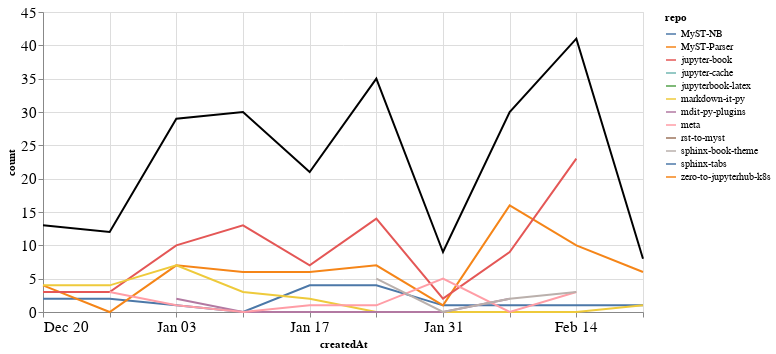

Write notebook code for a chart like this one.
### Markdown cell above
### Comments

### Code cell
comments_time = comments.groupby('repo').resample('W', on='createdAt').count()['author'].reset_index()
comments_time = comments_time.rename(columns={'author': 'count'})
comments_time_total = comments_time.groupby('createdAt').agg({"count": "sum"}).reset_index()
ch1 = alt.Chart(comments_time, width=600).mark_line().encode(
    x='createdAt',
    y='count',
    color='repo',
    tooltip="repo"
)

ch2 = alt.Chart(comments_time_total, width=600).mark_line(color="black").encode(
    x='createdAt',
    y='count',
)

ch1 + ch2

### Figure 1 — Vega-Lite specification as saved in the notebook (floating-point values rounded to 4 significant figures)
{"config": {"axisLeft": {"labelFontSize": 15}, "axisBottom": {"labelFontSize": 15}}, "layer": [{"data": {"name": "data-cbcfe7dc19392f9bc09561c419c931d3"}, "mark": "line", "encoding": {"color": {"type": "nominal", "field": "repo"}, "tooltip": {"type": "nominal", "field": "repo"}, "x": {"type": "temporal", "field": "createdAt"}, "y": {"type": "quantitative", "field": "count"}}, "width": 600}, {"data": {"name": "data-b4a5941f38af8f2900c37b54179b4af7"}, "mark": {"type": "line", "color": "black"}, "encoding": {"x": {"type": "temporal", "field": "createdAt"}, "y": {"type": "quantitative", "field": "count"}}, "width": 600}], "$schema": "https://vega.github.io/schema/vega-lite/v4.8.1.json", "datasets": {"data-cbcfe7dc19392f9bc09561c419c931d3": [{"repo": "MyST-NB", "createdAt": "2020-12-20T00:00:00", "count": 2}, {"repo": "MyST-NB", "createdAt": "2020-12-27T00:00:00", "count": 2}, {"repo": "MyST-NB", "createdAt": "2021-01-03T00:00:00", "count": 1}, {"repo": "MyST-NB", "createdAt": "2021-01-10T00:00:00", "count": 0}, {"repo": "MyST-NB", "createdAt": "2021-01-17T00:00:00", "count": 4}, {"repo": "MyST-NB", "createdAt": "2021-01-24T00:00:00", "count": 4}, {"repo": "MyST-NB", "createdAt": "2021-01-31T00:00:00", "count": 1}, {"repo": "MyST-NB", "createdAt": "2021-02-07T00:00:00", "count": 1}, {"repo": "MyST-NB", "createdAt": "2021-02-14T00:00:00", "count": 1}, {"repo": "MyST-NB", "createdAt": "2021-02-21T00:00:00", "count": 1}, {"repo": "MyST-Parser", "createdAt": "2020-12-20T00:00:00", "count": 4}, {"repo": "MyST-Parser", "createdAt": "2020-12-27T00:00:00", "count": 0}, {"repo": "MyST-Parser", "createdAt": "2021-01-03T00:00:00", "count": 7}, {"repo": "MyST-Parser", "createdAt": "2021-01-10T00:00:00", "count": 6}, {"repo": "MyST-Parser", "createdAt": "2021-01-17T00:00:00", "count": 6}, {"repo": "MyST-Parser", "createdAt": "2021-01-24T00:00:00", "count": 7}, {"repo": "MyST-Parser", "createdAt": "2021-01-31T00:00:00", "count": 1}, {"repo": "MyST-Parser", "createdAt": "2021-02-07T00:00:00", "count": 16}, {"repo": "MyST-Parser", "createdAt": "2021-02-14T00:00:00", "count": 10}, {"repo": "MyST-Parser", "createdAt": "2021-02-21T00:00:00", "count": 6}, {"repo": "jupyter-book", "createdAt": "2020-12-20T00:00:00", "count": 3}, {"repo": "jupyter-book", "createdAt": "2020-12-27T00:00:00", "count": 3}, {"repo": "jupyter-book", "createdAt": "2021-01-03T00:00:00", "count": 10}, {"repo": "jupyter-book", "createdAt": "2021-01-10T00:00:00", "count": 13}, {"repo": "jupyter-book", "createdAt": "2021-01-17T00:00:00", "count": 7}, {"repo": "jupyter-book", "createdAt": "2021-01-24T00:00:00", "count": 14}, {"repo": "jupyter-book", "createdAt": "2021-01-31T00:00:00", "count": 2}, {"repo": "jupyter-book", "createdAt": "2021-02-07T00:00:00", "count": 9}, {"repo": "jupyter-book", "createdAt": "2021-02-14T00:00:00", "count": 23}, {"repo": "jupyter-cache", "createdAt": "2021-01-17T00:00:00", "count": 1}, {"repo": "jupyterbook-latex", "createdAt": "2021-02-14T00:00:00", "count": 1}, {"repo": "markdown-it-py", "createdAt": "2020-12-20T00:00:00", "count": 4}, {"repo": "markdown-it-py", "createdAt": "2020-12-27T00:00:00", "count": 4}, {"repo": "markdown-it-py", "createdAt": "2021-01-03T00:00:00", "count": 7}, {"repo": "markdown-it-py", "createdAt": "2021-01-10T00:00:00", "count": 3}, {"repo": "markdown-it-py", "createdAt": "2021-01-17T00:00:00", "count": 2}, {"repo": "markdown-it-py", "createdAt": "2021-01-24T00:00:00", "count": 0}, {"repo": "markdown-it-py", "createdAt": "2021-01-31T00:00:00", "count": 0}, {"repo": "markdown-it-py", "createdAt": "2021-02-07T00:00:00", "count": 0}, {"repo": "markdown-it-py", "createdAt": "2021-02-14T00:00:00", "count": 0}, {"repo": "markdown-it-py", "createdAt": "2021-02-21T00:00:00", "count": 1}, {"repo": "mdit-py-plugins", "createdAt": "2021-01-03T00:00:00", "count": 2}, {"repo": "mdit-py-plugins", "createdAt": "2021-01-10T00:00:00", "count": 0}, {"repo": "mdit-py-plugins", "createdAt": "2021-01-17T00:00:00", "count": 0}, {"repo": "mdit-py-plugins", "createdAt": "2021-01-24T00:00:00", "count": 0}, {"repo": "mdit-py-plugins", "createdAt": "2021-01-31T00:00:00", "count": 0}, {"repo": "mdit-py-plugins", "createdAt": "2021-02-07T00:00:00", "count": 2}, {"repo": "meta", "createdAt": "2020-12-27T00:00:00", "count": 3}, {"repo": "meta", "createdAt": "2021-01-03T00:00:00", "count": 1}, {"repo": "meta", "createdAt": "2021-01-10T00:00:00", "count": 0}, {"repo": "meta", "createdAt": "2021-01-17T00:00:00", "count": 1}, {"repo": "meta", "createdAt": "2021-01-24T00:00:00", "count": 1}, {"repo": "meta", "createdAt": "2021-01-31T00:00:00", "count": 5}, {"repo": "meta", "createdAt": "2021-02-07T00:00:00", "count": 0}, {"repo": "meta", "createdAt": "2021-02-14T00:00:00", "count": 3}, {"repo": "rst-to-myst", "createdAt": "2021-01-10T00:00:00", "count": 8}, {"repo": "sphinx-book-theme", "createdAt": "2021-01-24T00:00:00", "count": 5}, {"repo": "sphinx-book-theme", "createdAt": "2021-01-31T00:00:00", "count": 0}, {"repo": "sphinx-book-theme", "createdAt": "2021-02-07T00:00:00", "count": 2}, {"repo": "sphinx-book-theme", "createdAt": "2021-02-14T00:00:00", "count": 3}, {"repo": "sphinx-tabs", "createdAt": "2021-01-24T00:00:00", "count": 4}, {"repo": "zero-to-jupyterhub-k8s", "createdAt": "2021-01-03T00:00:00", "count": 1}], "data-b4a5941f38af8f2900c37b54179b4af7": [{"createdAt": "2020-12-20T00:00:00", "count": 13}, {"createdAt": "2020-12-27T00:00:00", "count": 12}, {"createdAt": "2021-01-03T00:00:00", "count": 29}, {"createdAt": "2021-01-10T00:00:00", "count": 30}, {"createdAt": "2021-01-17T00:00:00", "count": 21}, {"createdAt": "2021-01-24T00:00:00", "count": 35}, {"createdAt": "2021-01-31T00:00:00", "count": 9}, {"createdAt": "2021-02-07T00:00:00", "count": 30}, {"createdAt": "2021-02-14T00:00:00", "count": 41}, {"createdAt": "2021-02-21T00:00:00", "count": 8}]}}
